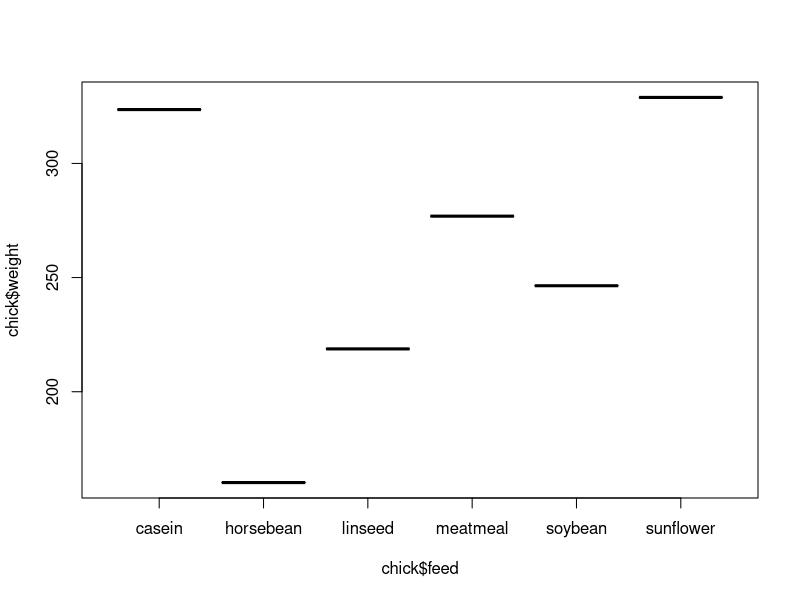
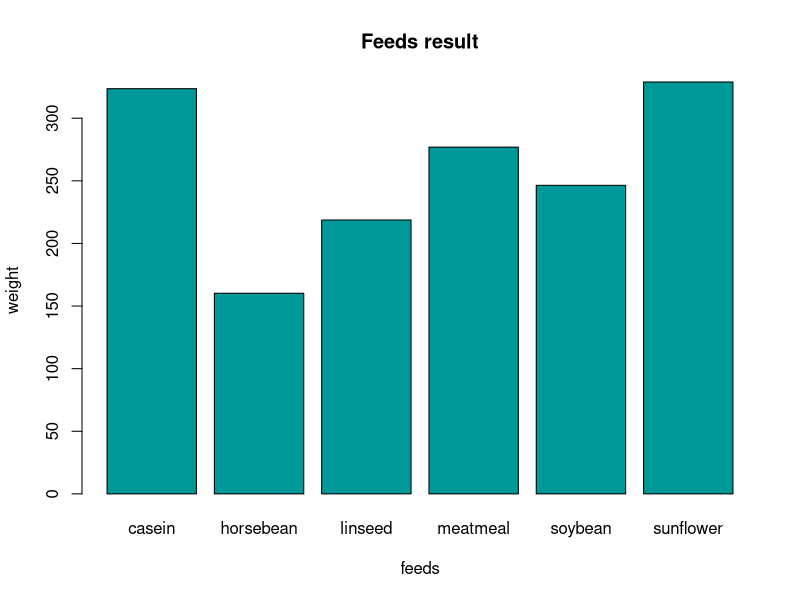

Write the R code that produced these figures, in order.
## Bar Chart
#Bar Charts for For Groups --> Categorical variables
library("MASS")
data("chickwts") # Load data
chick <- chickwts
chick
meanResult <- aggregate(chick$weight~chick$feed,FUN = mean)
meanResult

plot(meanResult) #not good representation for groups
organisedMean <- t(meanResult[,-1]) # Removes first columns, transposes second
organisedMean

meanResult[,1]
colnames(organisedMean) <- meanResult[,1] #assigning feed names
organisedMean

# Modified barplot
barplot(organisedMean,
        main = "Feeds result",
        xlab = "feeds",
        ylab = "weight",
        col = "#009999")
